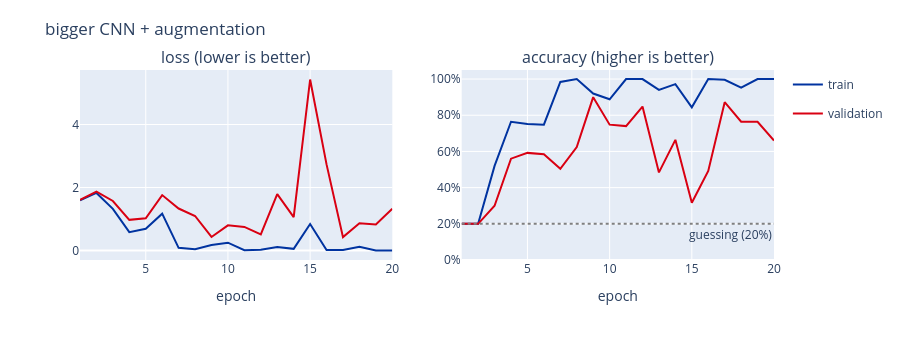

Notebook code cell kept with this figure:
### Code cell
plot_history(hist_aug, "bigger CNN + augmentation")

### Figure 1 — Plotly figure (JSON) as saved in the notebook; plotly's stock layout.template omitted (floating-point values rounded to 4 significant figures)
{"data": [{"legendgroup": "train", "line": {"color": "#0033A0"}, "name": "train", "type": "scatter", "x": [1, 2, 3, 4, 5, 6, 7, 8, 9, 10, 11, 12, 13, 14, 15, 16, 17, 18, 19, 20], "xaxis": "x", "y": [1.595, 1.828, 1.324, 0.584, 0.6901, 1.171, 0.08467, 0.04418, 0.177, 0.2486, 0.01203, 0.02341, 0.1149, 0.05371, 0.8396, 0.01757, 0.02, 0.122, 0.001957, 0.0005634], "yaxis": "y"}, {"legendgroup": "train", "line": {"color": "#0033A0"}, "name": "train", "showlegend": false, "type": "scatter", "x": [1, 2, 3, 4, 5, 6, 7, 8, 9, 10, 11, 12, 13, 14, 15, 16, 17, 18, 19, 20], "xaxis": "x2", "y": [0.2, 0.2, 0.52, 0.764, 0.752, 0.748, 0.984, 1.0, 0.92, 0.888, 1.0, 1.0, 0.94, 0.972, 0.844, 1.0, 0.996, 0.952, 1.0, 1.0], "yaxis": "y2"}, {"legendgroup": "val", "line": {"color": "#D90012"}, "name": "validation", "type": "scatter", "x": [1, 2, 3, 4, 5, 6, 7, 8, 9, 10, 11, 12, 13, 14, 15, 16, 17, 18, 19, 20], "xaxis": "x", "y": [1.609, 1.867, 1.573, 0.9729, 1.023, 1.76, 1.333, 1.097, 0.43, 0.7991, 0.7489, 0.5146, 1.791, 1.058, 5.43, 2.734, 0.4261, 0.864, 0.8298, 1.329], "yaxis": "y"}, {"legendgroup": "val", "line": {"color": "#D90012"}, "name": "validation", "showlegend": false, "type": "scatter", "x": [1, 2, 3, 4, 5, 6, 7, 8, 9, 10, 11, 12, 13, 14, 15, 16, 17, 18, 19, 20], "xaxis": "x2", "y": [0.2, 0.2, 0.3, 0.56, 0.592, 0.584, 0.504, 0.624, 0.9, 0.748, 0.74, 0.848, 0.484, 0.664, 0.316, 0.492, 0.872, 0.764, 0.764, 0.66], "yaxis": "y2"}], "layout": {"annotations": [{"font": {"size": 16}, "showarrow": false, "text": "loss (lower is better)", "x": 0.225, "xanchor": "center", "xref": "paper", "y": 1.0, "yanchor": "bottom", "yref": "paper"}, {"font": {"size": 16}, "showarrow": false, "text": "accuracy (higher is better)", "x": 0.775, "xanchor": "center", "xref": "paper", "y": 1.0, "yanchor": "bottom", "yref": "paper"}, {"showarrow": false, "text": "guessing (20%)", "x": 1, "xanchor": "right", "xref": "x2 domain", "y": 0.2, "yanchor": "top", "yref": "y2"}], "height": 340, "margin": {"t": 70}, "shapes": [{"line": {"color": "gray", "dash": "dot"}, "type": "line", "x0": 0, "x1": 1, "xref": "x2 domain", "y0": 0.2, "y1": 0.2, "yref": "y2"}], "title": {"text": "bigger CNN + augmentation"}, "xaxis": {"anchor": "y", "domain": [0.0, 0.45], "title": {"text": "epoch"}}, "xaxis2": {"anchor": "y2", "domain": [0.55, 1.0], "title": {"text": "epoch"}}, "yaxis": {"anchor": "x", "domain": [0.0, 1.0]}, "yaxis2": {"anchor": "x2", "domain": [0.0, 1.0], "range": [0, 1.05], "tickformat": ".0%"}}}
